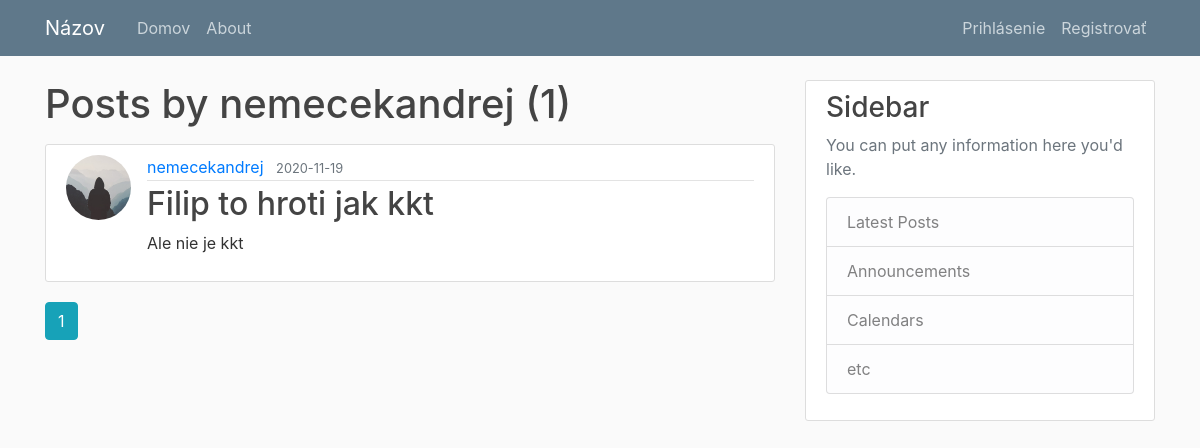
The app's page /user/nemecekandrej with its own data.
### application/models.py (models this page shows, shortened)
class User(db.Model, UserMixin):
    id = db.Column(db.Integer, primary_key=True)
    username = db.Column(db.String(20), unique=True, nullable=False)
    email = db.Column(db.String(120), unique=True, nullable=False)
    image_file = db.Column(db.String(20), nullable=False, default='default.jpg')
    password = db.Column(db.String(60), nullable=False)
    posts = db.relationship('Post', backref='author', lazy=True)
    comments = db.relationship('Comment', backref='author', lazy=True)
    comment_likes = db.relationship('CommentLike', backref='user', lazy=True)
    post_likes = db.relationship('PostLike', backref='user', lazy=True)

class Post(db.Model):
    id = db.Column(db.Integer, primary_key=True)
    title =  db.Column(db.String(100), nullable=False)
    date_posted = db.Column(db.DateTime, nullable=False, default=datetime.utcnow())
    content = db.Column(db.Text, nullable=False)
    user_id = db.Column(db.Integer, db.ForeignKey('user.id'), nullable=False)
    comments = db.relationship('Comment', backref='post', lazy=True)
    likes = db.relationship('PostLike', backref='post', lazy=True)
    keywords = db.relationship('KeyWord', backref='post', lazy=True)
    votes = 0
    can_upvote = True
    can_downvote = True

### application/users/routes.py (the view)
@users.route('/user/<string:username>')
def user_posts(username):
    page = request.args.get('page', 1, type=int)
    user = User.query.filter_by(username=username).first_or_404()
    posts = Post.query.filter_by(author=user)\
        .order_by(Post.date_posted.desc())\
        .paginate(page=page, per_page=5)
    return render_template('user_posts.html', posts=posts, user=user)

### application/templates/user_posts.html
{% extends "layout.html" %}
{% block content %}
<h1 class="mb-3">Posts by {{ user.username }} ({{ posts.total }})</h1>
{% for post in posts.items %}
<article class="media content-section">
  <img class="rounded-circle article-img"
    src="{{ url_for('static', filename='profile_pics/' + post.author.image_file) }}">
  <div class="media-body">
    <div class="article-metadata">
      <a class="mr-2"
        href="{{ url_for('users.user_posts', username=post.author.username) }}">{{ post.author.username }}</a>
      <small class="text-muted">{{ post.date_posted.strftime('%Y-%m-%d') }}</small>
    </div>
    <h2><a class="article-title" href="{{ url_for('posts.post', post_id=post.id) }}">{{ post.title }}</a></h2>
    <p class="article-content">{{ post.content }}</p>
  </div>
</article>
{% endfor %}
{% for page_num in posts.iter_pages(left_edge=1, right_edge=1, left_current=1, right_current=2) %}
{% if page_num %}
{% if posts.page == page_num %}
<a class="btn btn-info mb-4"
  href="{{ url_for('users.user_posts', username=user.username, page=page_num) }}">{{ page_num }}</a>
{% else %}
<a class="btn btn-outline-info mb-4"
  href="{{ url_for('users.user_posts', username=user.username, page=page_num) }}">{{ page_num }}</a>
{% endif %}
{% else %}
...
{% endif %}
{% endfor %}
{% endblock content %}

### application/static/main.css (style rules this page uses)
body { background: #fafafa; color: #333333; margin-top: 5rem; }
h1, h2, h3, h4, h5, h6 { color: #444444; }
.content-section { background: #ffffff; padding: 10px 20px; border: 1px solid #dddddd; border-radius: 3px; margin-bottom: 20px; }
.article-title { color: #444444; }
.article-content { white-space: pre-line; }
.article-img { height: 65px; width: 65px; margin-right: 16px; }
.article-metadata { padding-bottom: 1px; margin-bottom: 4px; border-bottom: 1px solid #e3e3e3; }

### records on screen
User: username "nemecekandrej"
Post: image_file (placeholder picture), author.username "nemecekandrej", date_posted "2020-11-19", title "Filip to hroti jak kkt", content "Ale nie je kkt"

### other values on screen
{{ posts.total }} "1"
{{ page_num }} "1"
